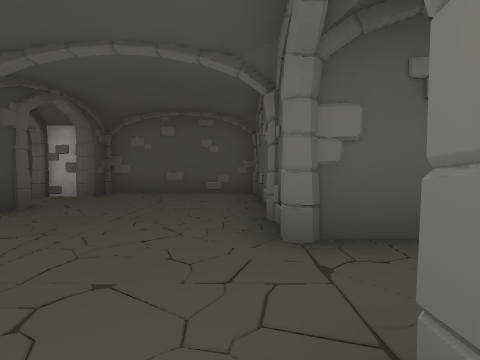
View 1 (above)

21 first-person views from a walk through a 3-D level made in the Unity game engine. The camera is 1.2 m above the floor, tilts 2° down and sees 80° across. The floor is counted in squares, 2 m on a side. Each view is taken from the middle of a square. On the plan, view 1 faces up. The plan holds only what a view shows up to about 9 squares ahead; the rest is blank. The player character is not drawn. Some surface patterns are stand-ins.

View 2
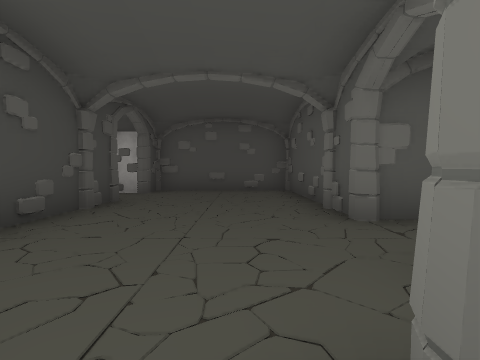

View 3
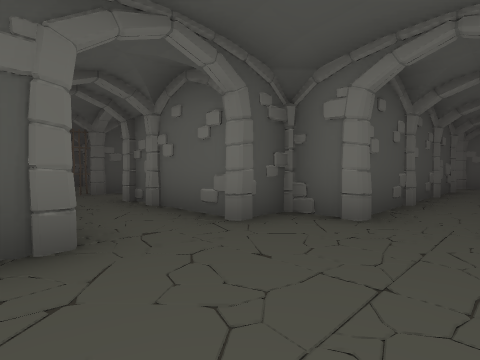

View 4
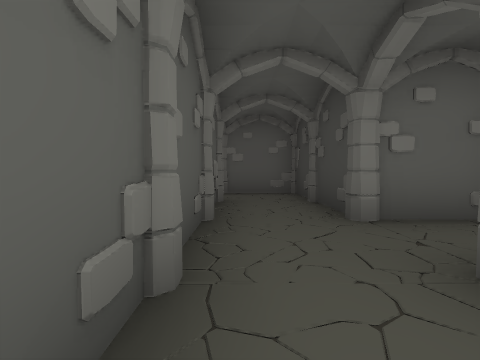

View 5
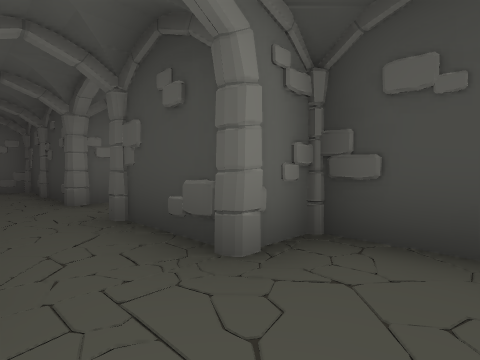

View 6
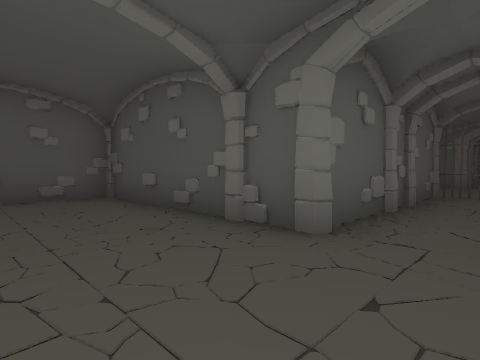

View 7
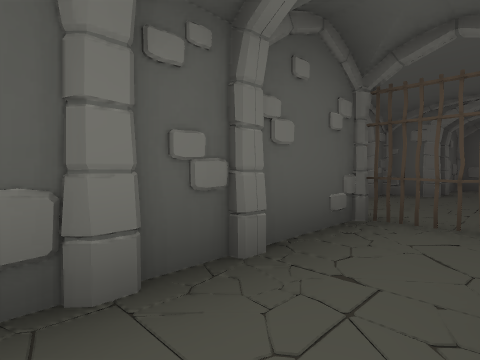

View 8
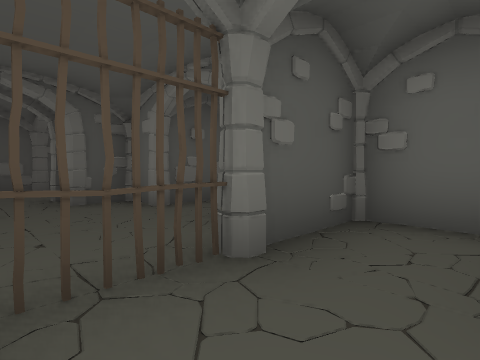

View 9
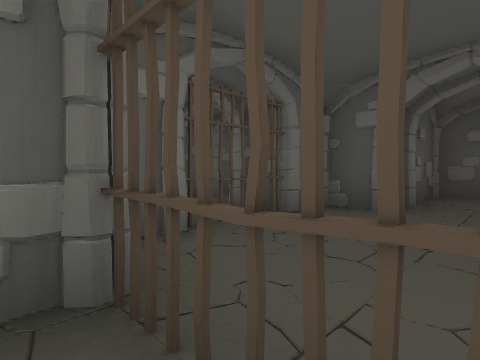

View 10
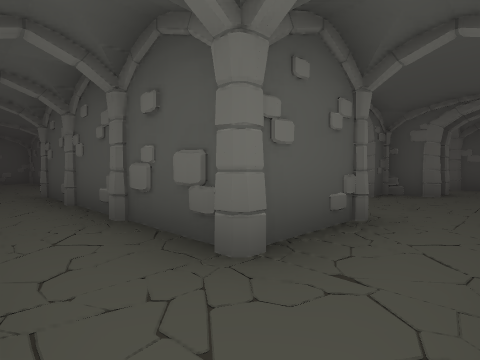

View 11
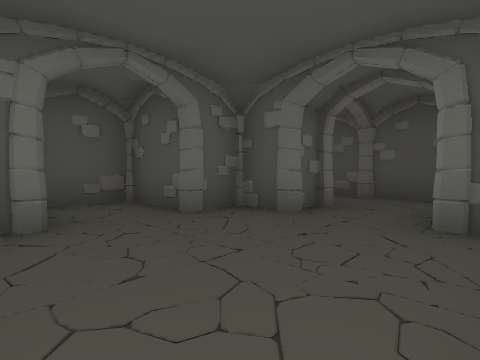

View 12
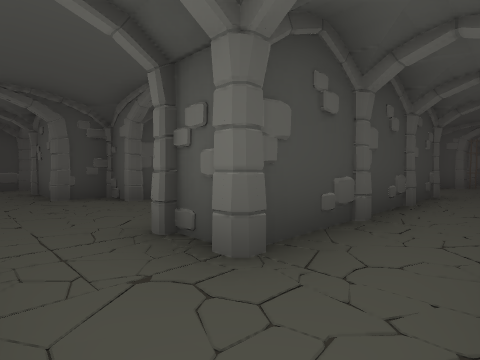

View 13
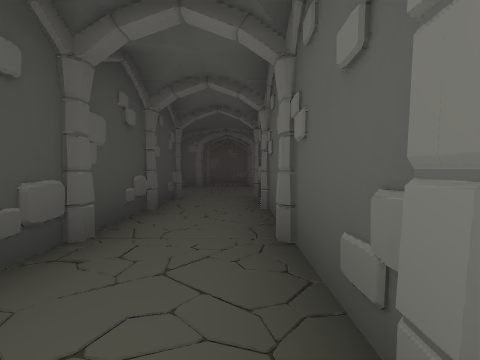

View 14
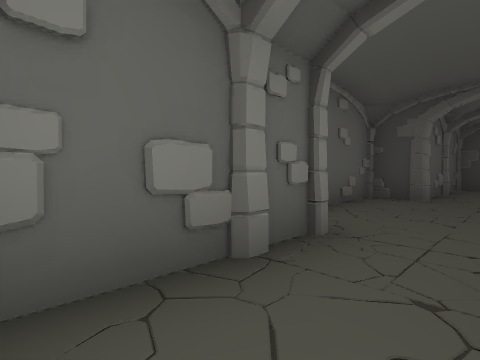

View 15
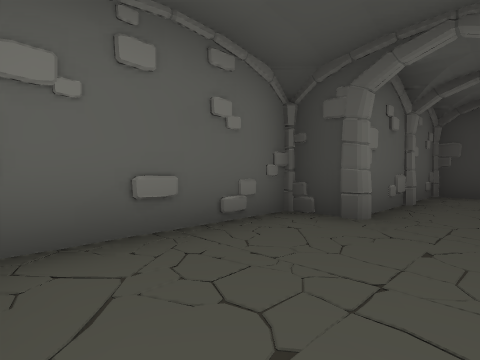

View 16
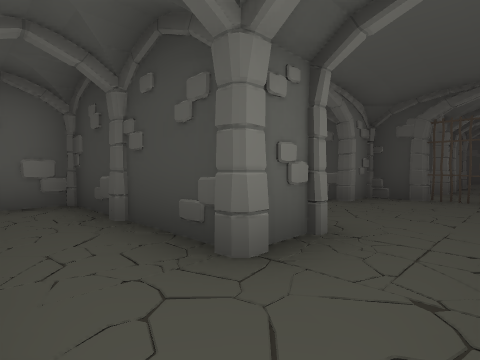

View 17
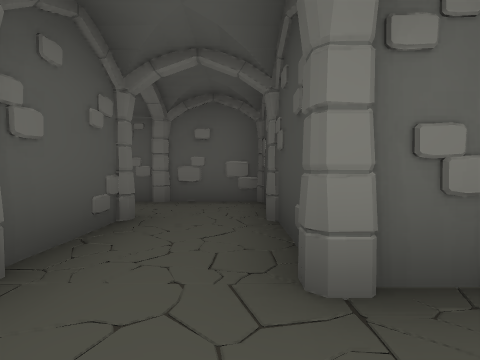

View 18
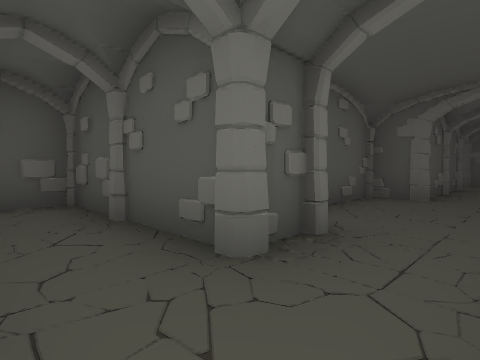

View 19
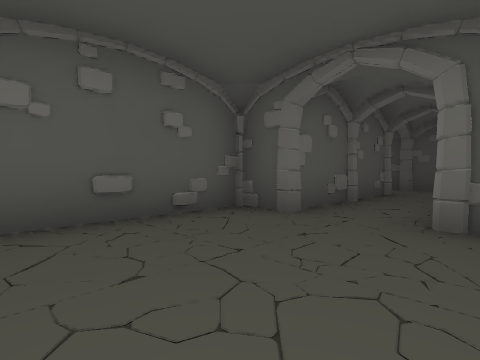

View 20
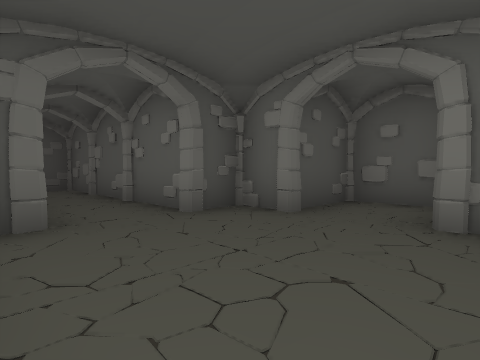

View 21
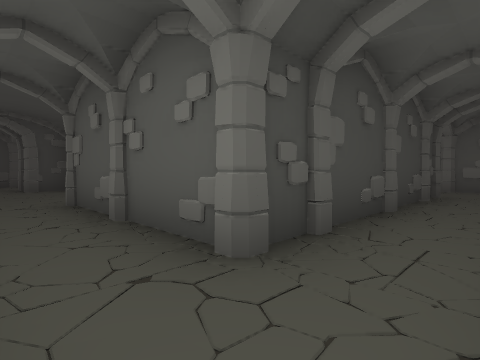

### Floor plan
Key: @ floor where view 1 was taken; # wall or solid block; x gap in a wall; . floor; O other object.
Columns run from 4 left of view 1 to 24 right of it. Each row starts with its distance up from view 1.
  8 #####
  7 #....        ##          ##
  6 O....#                    .
  5 O....#      .O            .
  4 #....#   ##O.#           #O
  3 #....#####..######       #.
  2 #......O.##......#       #..
  1 #.........x...O..#       #..
  0 #...@###..#... ..######  #..
 -1 ###.##  ..#..##..#....####O.#
 -2  #..#   ###..##..O..........#
 -3  ...#  ####..##.............#
 -4 ....#  ..##..#####....#######
 -5 ##..###..##..#   ###.##
 -6  #..##....#..#     ..#
 -7  #...#.......#     ###
 -8  #........O..#
 -9  #####....####
-10      ######

Where each view was taken, in squares from view 1:
view 1: 0 up, 0 right, facing up
view 2: 1 down, 1 left, facing up
view 3: 3 up, 2 left, facing down-right
view 4: 1 down, 1 left, facing down
view 5: 1 up, 1 left, facing down-left
view 6: 1 up, 2 left, facing up-right
view 7: 1 up, 2 right, facing up-right
view 8: 2 up, 4 right, facing down-right
view 9: 1 up, 5 right, facing up-right
view 10: 8 down, 2 left, facing up-right
view 11: 9 down, 2 right, facing up-right
view 12: 8 down, 8 right, facing up-left
view 13: 7 down, 8 right, facing up
view 14: 7 down, 8 right, facing down-left
view 15: 7 down, 5 right, facing down-left
view 16: 2 up, 12 right, facing down-left
view 17: 2 up, 11 right, facing down
view 18: 3 down, 11 right, facing up-right
view 19: 4 down, 14 right, facing up-right
view 20: 1 down, 14 right, facing down-right
view 21: 3 down, 23 right, facing up-left
